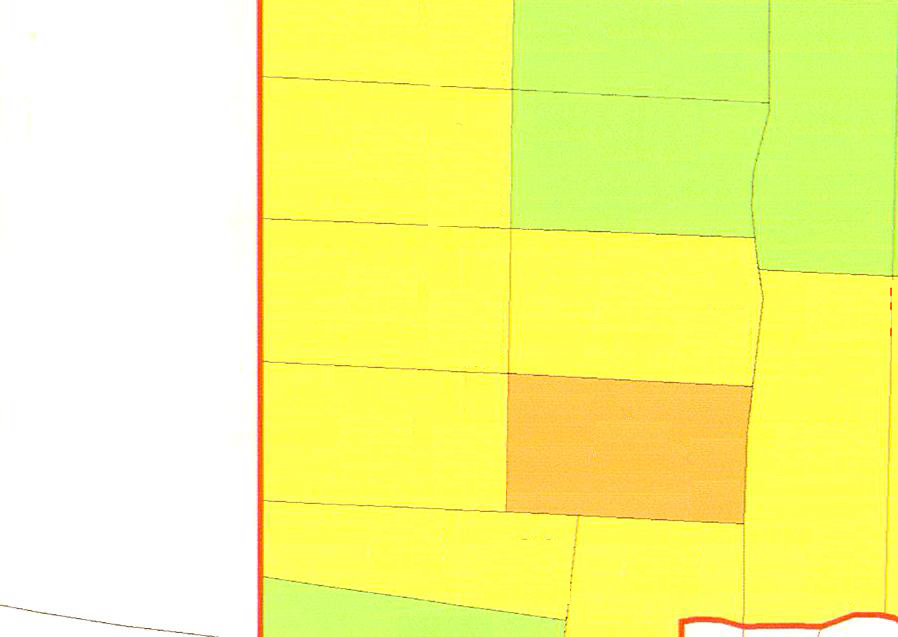
#> input picture test.png, 898 x 637 px
$ python contour.py   (older library calls are emulated)
#> lines starting #> are read from the running program, lines starting #| are printed output that depends on the picture; after the words box and inside, x2 and y2 are one past the last pixel; in counts of white or black regions, pixels touching at a corner belong together
import numpy as np
import cv2

im = cv2.imread('test.png')
#> im is the input picture: shape (637, 898, 3); mean B, G, R 135.9, 248.9, 245.2
imgray = cv2.cvtColor(im,cv2.COLOR_BGR2GRAY)
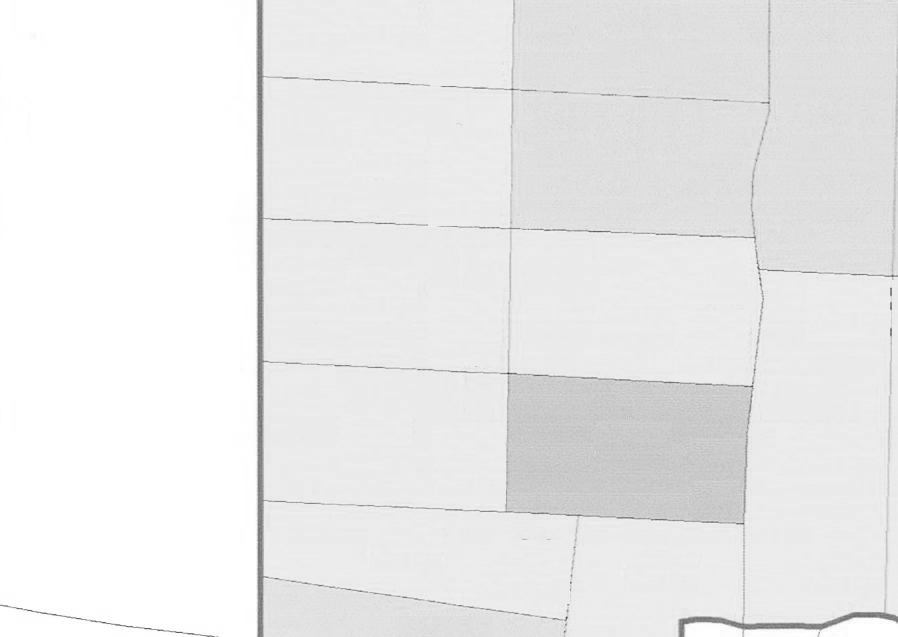
#> imgray: shape (637, 898); min 49, max 255, mean 234.9
ret,thresh = cv2.threshold(imgray,127,255,0)
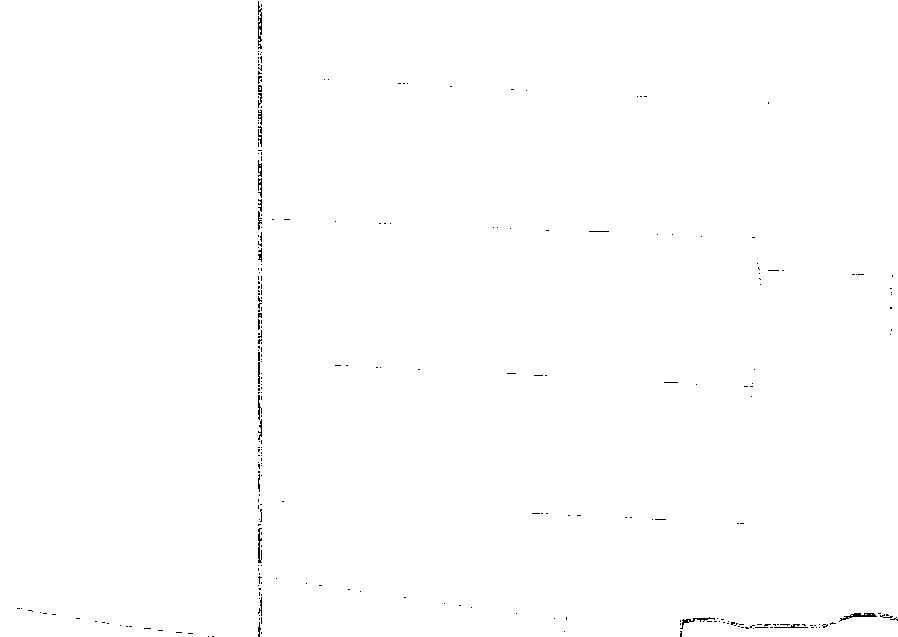
#> thresh: shape (637, 898); 99.7% white; black in thin lines or dots
im2, contours, hierarchy = cv2.findContours(thresh,cv2.RETR_TREE,cv2.CHAIN_APPROX_SIMPLE)
#> contours = 298 contours, 260 with area under 20; largest, box (x1, y1, x2, y2) and area: (0, 0, 898, 637) 570431, (839, 612, 878, 622) 159, (257, 11, 263, 50) 154, (679, 616, 716, 630) 129, (257, 527, 263, 564) 114

cv2.drawContours(im, contours, -1, (0,255,0), 3)
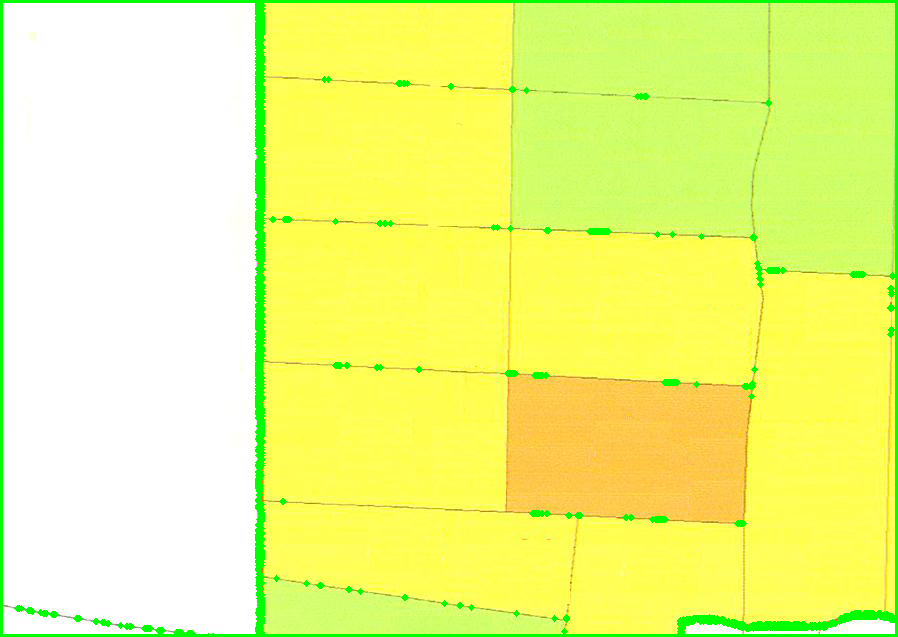
#> im: shape (637, 898, 3); 3.55% of pixels changed, all inside (x1, y1, x2, y2) = (0, 0, 898, 637)
